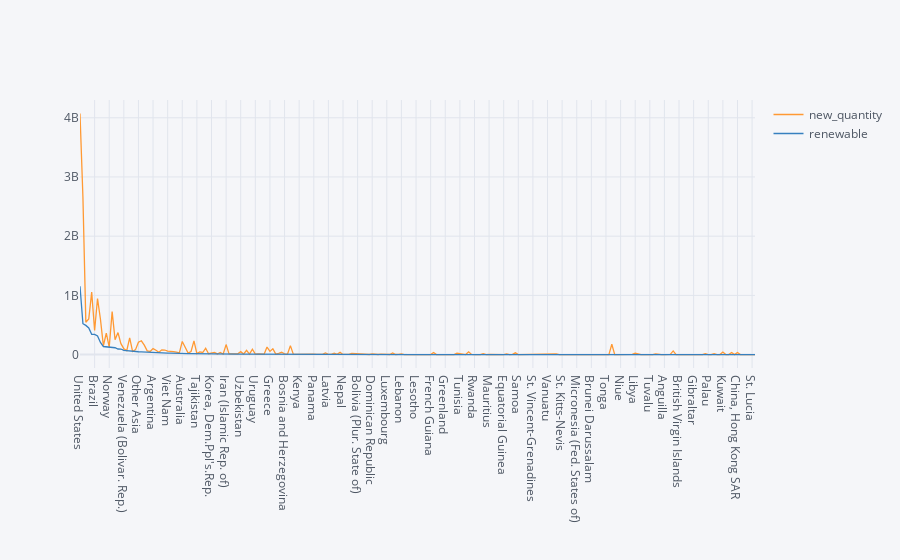

Notebook code for this chart:
### Code cell
#  ranking of all countries - electricity consumption renewable sources (20 years of production)
rank_all_r = df.groupby(['country_or_area']).agg({'new_quantity':'mean','renewable':'mean'})
rank_all_r.sort_values('renewable',ascending = False, inplace = True)
rank_all_r.iplot();

### Figure 1 — Plotly figure (JSON) as saved in the notebook; plotly's stock layout.template omitted (floating-point values rounded to 4 significant figures; data arrays with more than 128 entries replaced by an {"elided": "..."} marker saying what was removed)
{"data": [{"line": {"color": "rgba(255, 153, 51, 1.0)", "dash": "solid", "shape": "linear", "width": 1.3}, "mode": "lines", "name": "new_quantity", "text": "", "type": "scatter", "x": {"elided": "232 str values"}, "y": {"elided": "232 float values"}}, {"line": {"color": "rgba(55, 128, 191, 1.0)", "dash": "solid", "shape": "linear", "width": 1.3}, "mode": "lines", "name": "renewable", "text": "", "type": "scatter", "x": {"elided": "232 str values"}, "y": {"elided": "232 float values"}}], "layout": {"legend": {"bgcolor": "#F5F6F9", "font": {"color": "#4D5663"}}, "paper_bgcolor": "#F5F6F9", "plot_bgcolor": "#F5F6F9", "title": {"font": {"color": "#4D5663"}}, "xaxis": {"gridcolor": "#E1E5ED", "showgrid": true, "tickfont": {"color": "#4D5663"}, "title": {"font": {"color": "#4D5663"}, "text": ""}, "zerolinecolor": "#E1E5ED"}, "yaxis": {"gridcolor": "#E1E5ED", "showgrid": true, "tickfont": {"color": "#4D5663"}, "title": {"font": {"color": "#4D5663"}, "text": ""}, "zerolinecolor": "#E1E5ED"}}}
